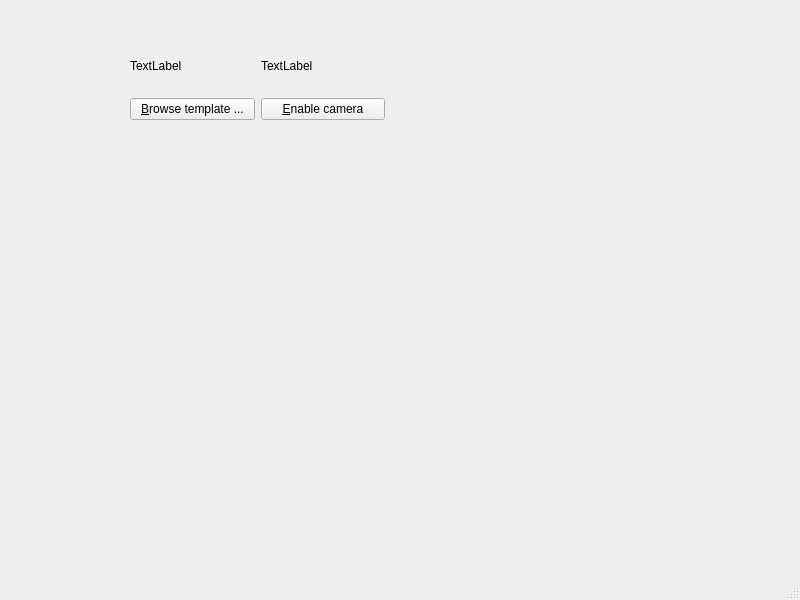
<?xml version="1.0" encoding="UTF-8"?>
<ui version="4.0">
 <class>MainWindow</class>
 <widget class="QMainWindow" name="MainWindow">
  <property name="geometry">
   <rect>
    <x>0</x>
    <y>0</y>
    <width>800</width>
    <height>600</height>
   </rect>
  </property>
  <property name="windowTitle">
   <string>SIFT Demo</string>
  </property>
  <widget class="QWidget" name="centralwidget">
   <widget class="QWidget" name="gridLayoutWidget">
    <property name="geometry">
     <rect>
      <x>130</x>
      <y>40</y>
      <width>255</width>
      <height>80</height>
     </rect>
    </property>
    <layout class="QGridLayout" name="gridLayout">
     <property name="sizeConstraint">
      <enum>QLayout::SetDefaultConstraint</enum>
     </property>
     <item row="0" column="0">
      <widget class="QLabel" name="template_label">
       <property name="text">
        <string>TextLabel</string>
       </property>
       <property name="scaledContents">
        <bool>true</bool>
       </property>
      </widget>
     </item>
     <item row="0" column="1">
      <widget class="QLabel" name="live_image_label">
       <property name="text">
        <string>TextLabel</string>
       </property>
       <property name="scaledContents">
        <bool>true</bool>
       </property>
      </widget>
     </item>
     <item row="1" column="0">
      <widget class="QPushButton" name="browse_button">
       <property name="text">
        <string>&amp;Browse template ...</string>
       </property>
      </widget>
     </item>
     <item row="1" column="1">
      <widget class="QPushButton" name="toggle_cam_button">
       <property name="text">
        <string>&amp;Enable camera</string>
       </property>
      </widget>
     </item>
    </layout>
   </widget>
  </widget>
  <widget class="QMenuBar" name="menubar">
   <property name="geometry">
    <rect>
     <x>0</x>
     <y>0</y>
     <width>800</width>
     <height>22</height>
    </rect>
   </property>
  </widget>
  <widget class="QStatusBar" name="statusbar"/>
 </widget>
 <resources/>
 <connections/>
</ui>
